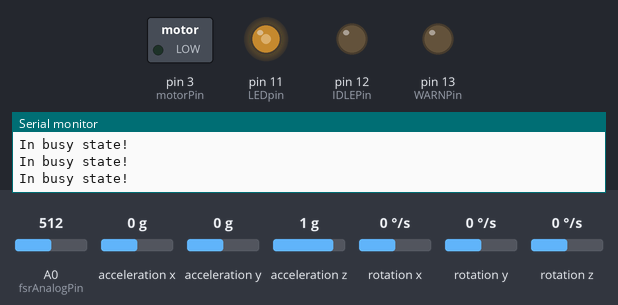
A sketch run on a simulated Arduino Uno, built with avr-gcc and run on an emulated ATmega328P. On the bench: switched loads named in the sketch (green lamp = pin HIGH), output pins drawn as LEDs (lit = HIGH), the last lines printed to the serial monitor. Wiring (inferred from the names in the program): MPU-6050 motion sensor at I2C address 0x68. The test bench sets the inputs (shaded band); at power-on: A0 (fsrAnalogPin) = 512, acceleration x 0 g, acceleration y 0 g, acceleration z 1 g, rotation x 0 °/s, rotation y 0 °/s, rotation z 0 °/s.

Above: at 1.2 s.
1.3 s: A0 (fsrAnalogPin) set to 716
At 1.7 s:
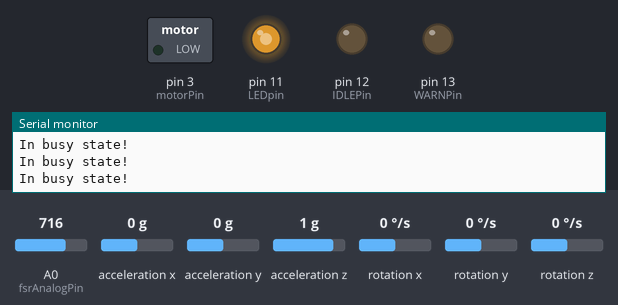
2.8 s: A0 (fsrAnalogPin) set to 992
At 3.9 s:
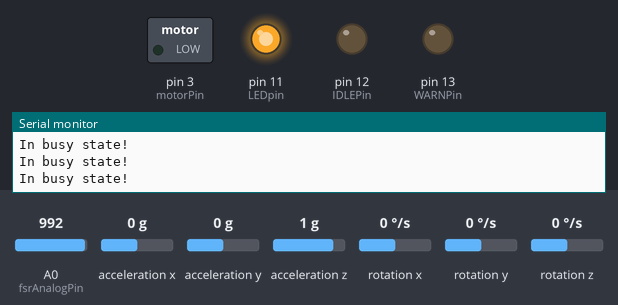
4.3 s: A0 (fsrAnalogPin) set to 306
At 7.0 s:
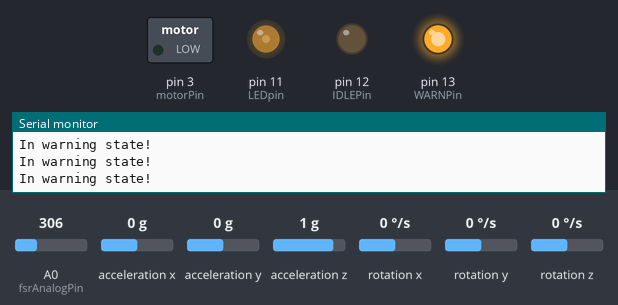
7.3 s: A0 (fsrAnalogPin) set to 190
At 7.7 s:
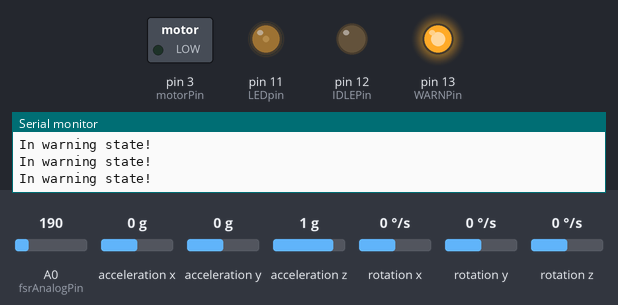
Timing chart, 0 to 9.8 s (numbered marks = the images above; inputs shaded):
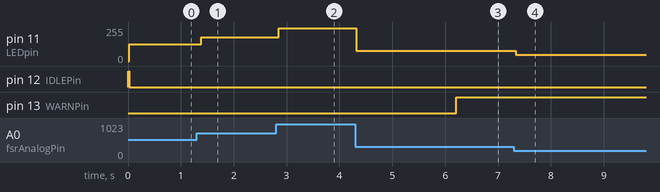

Measured:
- after the input at 1.3 s, pin 11 (LEDpin): 127/255 → 178/255 after 0.09 s
- after the input at 2.8 s, pin 11 (LEDpin): 178/255 → 247/255 after 0.05 s
- after the input at 4.3 s, pin 11 (LEDpin): 247/255 → 76/255 at once
- after the input at 7.3 s, pin 11 (LEDpin): 76/255 → 47/255 at once

The sketch:

P120proj.ino
```cpp
#include <TimeLib.h>
#include <ArduinoJson.h>
#include <Wire.h> // This library allows you to communicate with I2C devices.

#define TIME_HEADER  "T"   // Header tag for serial time sync message
#define TIME_REQUEST  7    // ASCII bell character requests a time sync message

int fsrAnalogPin = 0; // FSR is connected to analog 0
int LEDpin = 11; // connect Yellow LED to pin 11 (PWM pin)
int IDLEPin = 12;
int WARNPin = 13;
int motorPin = 3;
int fsrReading; // the analog reading from the FSR resistor divider
int LEDbrightness;
int state = 0;
String startTime;
int starTime;
int currTime;
int steps;

const int MPU_ADDR = 0x68; // I2C address of the MPU-6050. If AD0 pin is set to HIGH, the I2C address will be 0x69.
int16_t accelerometer_x, accelerometer_y, accelerometer_z; // variables for accelerometer raw data
int16_t gyro_x, gyro_y, gyro_z; // variables for gyro raw data
int16_t temperature; // variables for temperature data
char tmp_str[7]; // temporary variable used in convert function
char* convert_int16_to_str(int16_t i) { // converts int16 to string. Moreover, resulting strings will have the same length in the debug monitor.
  sprintf(tmp_str, "%6d", i);
  return tmp_str;
}

void processSyncMessage() {
  unsigned long pctime;
  const unsigned long DEFAULT_TIME = 1357041600; // Jan 1 2013

  if(Serial.find(TIME_HEADER)) {
    pctime = Serial.parseInt();
    if( pctime >= DEFAULT_TIME) { // check the integer is a valid time (greater than Jan 1 2013)
      setTime(pctime); // Sync Arduino clock to the time received on the serial port
    }
  }
}

time_t requestSync()
{
  Serial.write(TIME_REQUEST);
  return 0; // the time will be sent later in response to serial mesg
}

// extract determining sit/move as function

void setup()  {
  Serial.begin(9600);

  pinMode(LEDpin, OUTPUT);
  pinMode(IDLEPin, OUTPUT);
  pinMode(WARNPin, OUTPUT);
  pinMode(motorPin, OUTPUT);

  setSyncProvider( requestSync);  //set function to call when sync required
  Serial.println("Waiting for sync message");

  Wire.begin();
  Wire.beginTransmission(MPU_ADDR); // Begins a transmission to the I2C slave (GY-521 board)
  Wire.write(0x6B); // PWR_MGMT_1 register
  Wire.write(0); // set to zero (wakes up the MPU-6050)
  Wire.endTransmission(true);
}

void loop(){
  // sync time pi->arduino (date +T%s\n > /dev/ttyACM0)
  if (Serial.available()) {
    processSyncMessage();
  }
  if (timeStatus()!= timeNotSet) {
    Serial.print(String(year())+'-'+String(month())+'-'+String(day())+'-'+ String(hour())+'-'+String(minute())+'-'+String(second())+": ");
  }
  DynamicJsonDocument doc(200);

  fsrReading = analogRead(fsrAnalogPin);
  //  Serial.print("Analog reading = ");
  //  Serial.println(fsrReading);
  Wire.beginTransmission(MPU_ADDR);
  Wire.write(0x3B); // starting with register 0x3B (ACCEL_XOUT_H) [MPU-6000 and MPU-6050 Register Map and Descriptions Revision 4.2, p.40]
  Wire.endTransmission(false); // the parameter indicates that the Arduino will send a restart. As a result, the connection is kept active.
  Wire.requestFrom(MPU_ADDR, 7*2, true); // request a total of 7*2=14 registers

  // "Wire.read()<<8 | Wire.read();" means two registers are read and stored in the same variable
  accelerometer_x = Wire.read()<<8 | Wire.read(); // reading registers: 0x3B (ACCEL_XOUT_H) and 0x3C (ACCEL_XOUT_L)
  accelerometer_y = Wire.read()<<8 | Wire.read(); // reading registers: 0x3D (ACCEL_YOUT_H) and 0x3E (ACCEL_YOUT_L)
  accelerometer_z = Wire.read()<<8 | Wire.read(); // reading registers: 0x3F (ACCEL_ZOUT_H) and 0x40 (ACCEL_ZOUT_L)
  temperature = Wire.read()<<8 | Wire.read(); // reading registers: 0x41 (TEMP_OUT_H) and 0x42 (TEMP_OUT_L)
  temperature = temperature/340.00+36.53;
  gyro_x = Wire.read()<<8 | Wire.read(); // reading registers: 0x43 (GYRO_XOUT_H) and 0x44 (GYRO_XOUT_L)
  gyro_y = Wire.read()<<8 | Wire.read(); // reading registers: 0x45 (GYRO_YOUT_H) and 0x46 (GYRO_YOUT_L)
  gyro_z = Wire.read()<<8 | Wire.read(); // reading registers: 0x47 (GYRO_ZOUT_H) and 0x48 (GYRO_ZOUT_L)
//  Serial.print("aX = "); Serial.print(convert_int16_to_str(accelerometer_x));
//  Serial.print(" | aY = "); Serial.print(convert_int16_to_str(accelerometer_y));
//  Serial.print(" | aZ = "); Serial.print(convert_int16_to_str(accelerometer_z));
//  // the following equation was taken from the documentation [MPU-6000/MPU-6050 Register Map and Description, p.30]
//  Serial.print(" | tmp = "); Serial.print(temperature/340.00+36.53);
//  Serial.print(" | gX = "); Serial.print(convert_int16_to_str(gyro_x));
//  Serial.print(" | gY = "); Serial.print(convert_int16_to_str(gyro_y));
//  Serial.print(" | gZ = "); Serial.print(convert_int16_to_str(gyro_z));
//  Serial.println();
  switch(state)
  {
  case 0:
    digitalWrite(IDLEPin, HIGH);
    digitalWrite(WARNPin, LOW);
    analogWrite(LEDpin, LOW);
    analogWrite(motorPin, 0);
    Serial.println("In idle state!");
    //Serial.println("\n");
    if (fsrReading > 200) {
      Serial.println("Someone sits on! Transition to busy state!");
      digitalWrite(IDLEPin, LOW);
      // reading (0-1023) -> write (0-255)
      LEDbrightness = map(fsrReading, 0, 1023, 0, 255);
      analogWrite(LEDpin, LEDbrightness);
      // time is in GMT
      startTime = String(year())+'-'+String(month())+'-'+String(day())+'-'+ String(hour())+'-'+String(minute())+'-'+String(second());
      starTime = hour()*3600 + minute()*60 + second();
      //        Serial.println("num");
      //        Serial.println(starTime);
      state = 1;
    }
    else if (accelerometer_y<-10000 && accelerometer_x<5000) {
      // This line solves the bug in the demo:
      startTime = String(year())+'-'+String(month())+'-'+String(day())+'-'+ String(hour())+'-'+String(minute())+'-'+String(second());
      state = 3;
    }
    else {
      state = 0;
    }
    break;

  case 1:
    digitalWrite(IDLEPin, LOW);
    digitalWrite(WARNPin, LOW);
    analogWrite(motorPin, 0);
    Serial.println("In busy state!");
    //Serial.println("\n");
    if (fsrReading < 10) {
      //analogWrite(LEDpin, LOW);
      Serial.println("Someone leaves! Transition to idle state!");
      doc["activity"] = "Sitting";
      doc["start"] = startTime;
      doc["stop"] = String(year())+'-'+String(month())+'-'+String(day())+'-'+ String(hour())+'-'+String(minute())+'-'+String(second());
      doc["temp"] = temperature;
      serializeJson(doc, Serial);
      Serial.println("\n");
      state = 0;
    }
    else {
      LEDbrightness = map(fsrReading, 0, 1023, 0, 255);
      analogWrite(LEDpin, LEDbrightness);
      currTime = hour()*3600 + minute()*60 + second();
      if (currTime - starTime > 5) {
        Serial.println("Someone sits for too long! Transition to warning state!");
        state = 2;
      }
      else {
        state = 1;
      }
    }
    break;

  case 2:
    digitalWrite(IDLEPin, LOW);
    digitalWrite(WARNPin, HIGH);
    analogWrite(motorPin, 0);
    Serial.println("In warning state!");
    // Serial.println("\n");
    if (fsrReading < 10) {
      //analogWrite(LEDpin, LOW);
      Serial.println("Someone leaves from warning! Transition to idle state!");
      doc["activity"] = "Sitting";
      doc["start"] = startTime;
      doc["stop"] = String(year())+'-'+String(month())+'-'+String(day())+'-'+ String(hour())+'-'+String(minute())+'-'+String(second());
      doc["temp"] = temperature;
      serializeJson(doc, Serial);
      Serial.println("\n");
      state = 0;
    }
    else {
      LEDbrightness = map(fsrReading, 0, 1023, 0, 255);
      analogWrite(LEDpin, LEDbrightness);
      state = 2;
    }
    break;

  case 3:
    digitalWrite(IDLEPin, LOW);
    analogWrite(LEDpin, LOW);
    digitalWrite(WARNPin, LOW);
    analogWrite(motorPin, 200);
    // count steps!
    Serial.println("In walking state!");
    Serial.print("Steps:"); Serial.print(steps);
    Serial.print("\n");
// to make it less sensitive to flunctuation
//    int avg_ay = 0;
//    int i=0;
//    while (i<10) {
//      accelerometer_x = Wire.read()<<8 | Wire.read(); // reading registers: 0x3B (ACCEL_XOUT_H) and 0x3C (ACCEL_XOUT_L)
//      accelerometer_y = Wire.read()<<8 | Wire.read(); // reading registers: 0x3D (ACCEL_YOUT_H) and 0x3E (ACCEL_YOUT_L)
//      accelerometer_z = Wire.read()<<8 | Wire.read(); // reading registers: 0x3F (ACCEL_ZOUT_H) and 0x40 (ACCEL_ZOUT_L)
//      temperature = Wire.read()<<8 | Wire.read(); // reading registers: 0x41 (TEMP_OUT_H) and 0x42 (TEMP_OUT_L)
//      gyro_x = Wire.read()<<8 | Wire.read(); // reading registers: 0x43 (GYRO_XOUT_H) and 0x44 (GYRO_XOUT_L)
//      gyro_y = Wire.read()<<8 | Wire.read(); // reading registers: 0x45 (GYRO_YOUT_H) and 0x46 (GYRO_YOUT_L)
//      gyro_z = Wire.read()<<8 | Wire.read(); // reading registers: 0x47 (GYRO_ZOUT_H) and 0x48 (GYRO_ZOUT_L)
//      avg_ay += accelerometer_y;
//      delay(10);
//      i+=1;
//      Serial.print("aX = "); Serial.print(convert_int16_to_str(accelerometer_x));
//      Serial.print(" | aY = "); Serial.print(convert_int16_to_str(accelerometer_y));
//      Serial.print(" | aZ = "); Serial.print(convert_int16_to_str(accelerometer_z));
//      // the following equation was taken from the documentation [MPU-6000/MPU-6050 Register Map and Description, p.30]
//      Serial.print(" | tmp = "); Serial.print(temperature/340.00+36.53);
//      Serial.print(" | gX = "); Serial.print(convert_int16_to_str(gyro_x));
//      Serial.print(" | gY = "); Serial.print(convert_int16_to_str(gyro_y));
//      Serial.print(" | gZ = "); Serial.print(convert_int16_to_str(gyro_z));
//      Serial.println();
//    }
//    avg_ay = avg_ay / 10;
//    Serial.println(avg_ay);

    int acc = sqrt(sq(accelerometer_x)+sq(accelerometer_y)+sq(accelerometer_z));
    if (acc > 80) {
      steps += 1;
    }
    if (accelerometer_y>-10000 && accelerometer_x>5000) {
      // send json as well
      Serial.println("Someone leaves from walking! Transition to idle state!");
      doc["activity"] = "Walking";
      doc["steps"] = steps;
      doc["start"] = startTime;
      doc["stop"] = String(year())+'-'+String(month())+'-'+String(day())+'-'+ String(hour())+'-'+String(minute())+'-'+String(second());
      doc["temp"] = temperature;
      serializeJson(doc, Serial);
      Serial.println("\n");
      steps = 0;
      state = 0;
    }
    else {
      state = 3;
    }
    break;

  }

  delay(100);
}
```
